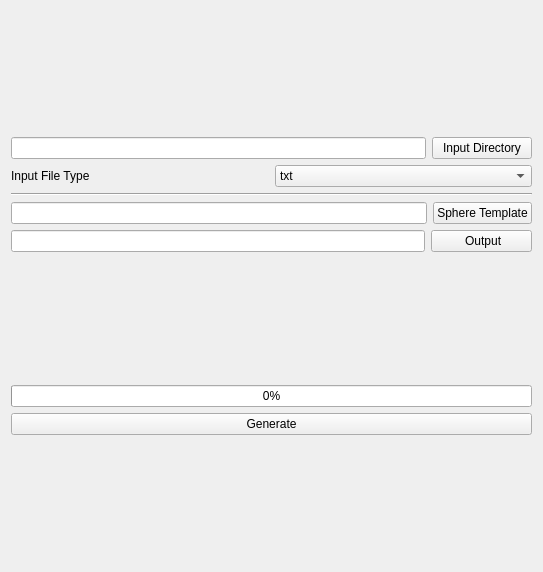
<?xml version="1.0" encoding="UTF-8"?>
<ui version="4.0">
 <class>GeometryImage</class>
 <widget class="qMRMLWidget" name="GeometryImage">
  <property name="geometry">
   <rect>
    <x>0</x>
    <y>0</y>
    <width>543</width>
    <height>572</height>
   </rect>
  </property>
  <layout class="QVBoxLayout" name="verticalLayout">
   <item>
    <spacer name="verticalSpacer_3">
     <property name="orientation">
      <enum>Qt::Vertical</enum>
     </property>
     <property name="sizeHint" stdset="0">
      <size>
       <width>20</width>
       <height>40</height>
      </size>
     </property>
    </spacer>
   </item>
   <item>
    <layout class="QHBoxLayout" name="horizontalLayout">
     <item>
      <widget class="QLineEdit" name="InputLineEdit"/>
     </item>
     <item>
      <widget class="QPushButton" name="InputPushButton">
       <property name="text">
        <string>  Input Directory  </string>
       </property>
      </widget>
     </item>
    </layout>
   </item>
   <item>
    <layout class="QHBoxLayout" name="horizontalLayout_5">
     <item>
      <widget class="QLabel" name="label">
       <property name="text">
        <string>Input File Type</string>
       </property>
      </widget>
     </item>
     <item>
      <widget class="QComboBox" name="FileTypeCombo">
       <property name="editable">
        <bool>false</bool>
       </property>
       <item>
        <property name="text">
         <string>txt</string>
        </property>
       </item>
       <item>
        <property name="text">
         <string>vtk</string>
        </property>
       </item>
      </widget>
     </item>
    </layout>
   </item>
   <item>
    <widget class="Line" name="line">
     <property name="orientation">
      <enum>Qt::Horizontal</enum>
     </property>
    </widget>
   </item>
   <item>
    <layout class="QHBoxLayout" name="TemplateLayout">
     <item>
      <widget class="QLineEdit" name="TemplateLineEdit"/>
     </item>
     <item>
      <widget class="QPushButton" name="TemplatePushButton">
       <property name="text">
        <string>Sphere Template</string>
       </property>
      </widget>
     </item>
    </layout>
   </item>
   <item>
    <layout class="QHBoxLayout" name="horizontalLayout_2">
     <item>
      <widget class="QLineEdit" name="OutputLineEdit"/>
     </item>
     <item>
      <widget class="QPushButton" name="OutputPushButton">
       <property name="text">
        <string>         Output        </string>
       </property>
      </widget>
     </item>
    </layout>
   </item>
   <item>
    <spacer name="verticalSpacer_2">
     <property name="orientation">
      <enum>Qt::Vertical</enum>
     </property>
     <property name="sizeHint" stdset="0">
      <size>
       <width>20</width>
       <height>40</height>
      </size>
     </property>
    </spacer>
   </item>
   <item>
    <widget class="QProgressBar" name="progressBar">
     <property name="value">
      <number>0</number>
     </property>
    </widget>
   </item>
   <item>
    <widget class="QPushButton" name="GeneratePushButton">
     <property name="text">
      <string>Generate</string>
     </property>
    </widget>
   </item>
   <item>
    <spacer name="verticalSpacer">
     <property name="orientation">
      <enum>Qt::Vertical</enum>
     </property>
     <property name="sizeHint" stdset="0">
      <size>
       <width>20</width>
       <height>40</height>
      </size>
     </property>
    </spacer>
   </item>
  </layout>
 </widget>
 <customwidgets>
  <customwidget>
   <class>qMRMLWidget</class>
   <extends>QWidget</extends>
   <header location="global">qMRMLWidget.h</header>
   <container>1</container>
  </customwidget>
 </customwidgets>
 <resources/>
 <connections/>
</ui>
